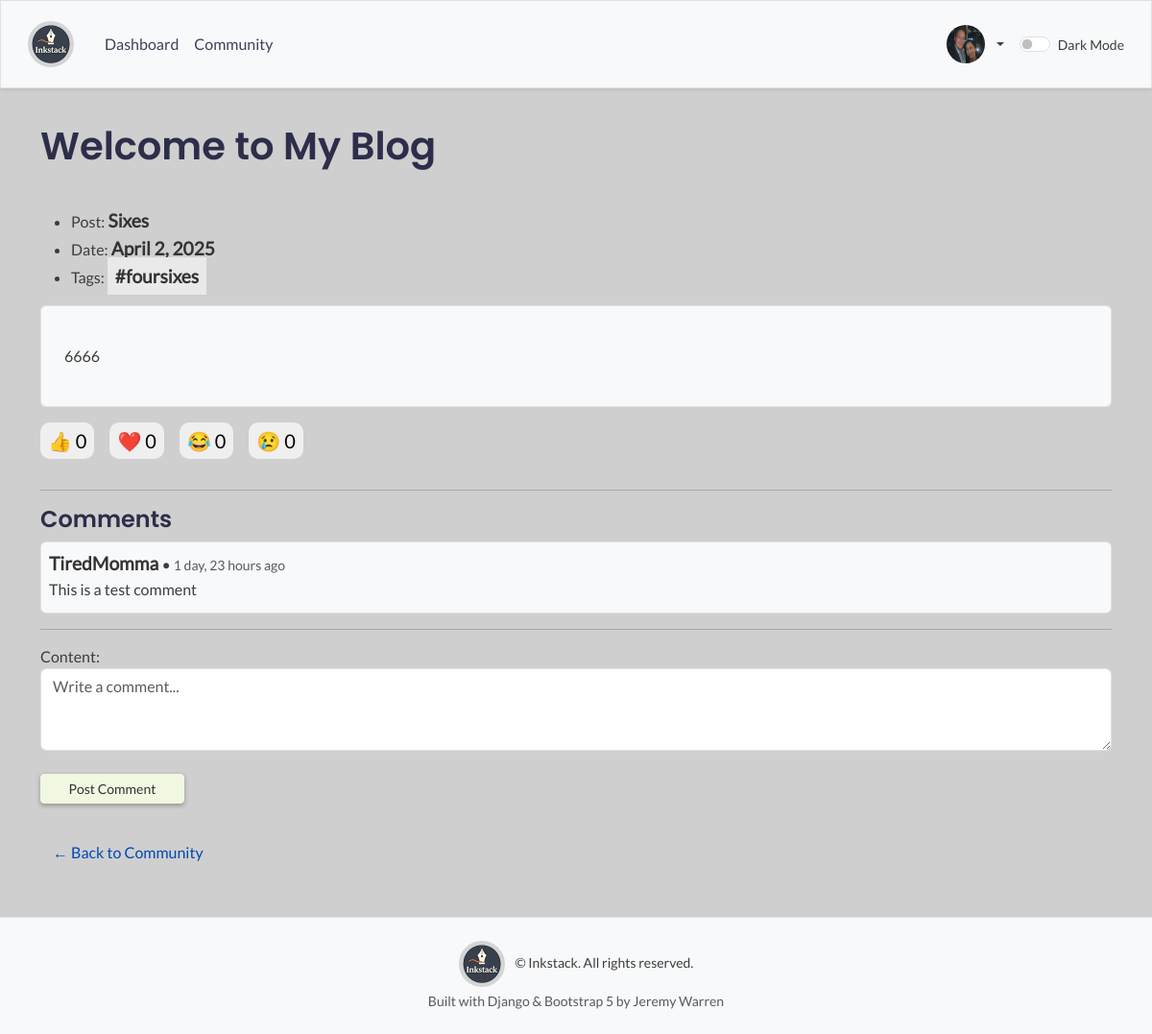
Screenshot of /post/12/ (signed in) with the database file from the repository.
### accounts/models.py (models this page shows, shortened)
class Profile(models.Model):
    user = models.OneToOneField(User, on_delete=models.CASCADE)
    avatar = models.ImageField(upload_to="avatars/", default=default_avatar_path)
    bio = models.TextField(blank=True, null=True)
    def get_avatar_url(self):
        if self.avatar and hasattr(self.avatar, 'url'):
            return self.avatar.url
        return static("accounts/img/default-avatar.png")

### blogs/models.py (models this page shows, shortened)
class Post(models.Model):
    blog = models.ForeignKey(Blog, on_delete=models.CASCADE, related_name="posts")
    title = models.CharField(max_length=200)
    content = models.TextField(blank=True)
    is_public = models.BooleanField(default=True)
    created_at = models.DateTimeField(auto_now_add=True)
    updated_at = models.DateTimeField(auto_now=True)
    tags = TaggableManager()
    likes = models.PositiveIntegerField(default=0)
    loves = models.PositiveIntegerField(default=0)
    laughs = models.PositiveIntegerField(default=0)
    sads = models.PositiveIntegerField(default=0)

class Blog(models.Model):
    owner = models.ForeignKey(User, on_delete=models.CASCADE)
    title = models.CharField(max_length=200)
    description = models.TextField(blank=True)
    created_at = models.DateTimeField(auto_now_add=True)

class Comment(models.Model):
    post = models.ForeignKey("Post", on_delete=models.CASCADE, related_name="comments")
    user = models.ForeignKey(User, on_delete=models.CASCADE)
    content = models.TextField()
    created_at = models.DateTimeField(auto_now_add=True)
    class Meta:
        ordering = ["-created_at"]

### blogs/views.py (the view, shortened to what this page needs)
# urls.py: path("post/<int:post_id>/", views.post_detail, name="post_detail"),
@login_required
def post_detail(request, post_id):
    post = get_object_or_404(Post, id=post_id)
    comments = post.comments.all()
    form = CommentForm()
    return render(
        request,
        "blogs/post_detail.html",
        {
            "post": post,
            "comments": comments,
            "form": form,
        },
    )

### blogs/forms.py
class CommentForm(forms.ModelForm):
    class Meta:
        model = Comment
        fields = ["content"]
        widgets = {
            "content": forms.Textarea(
                attrs={
                    "class": "form-control",
                    "rows": 3,
                    "placeholder": "Write a comment...",
                }
            )
        }

### blogs/templates/blogs/post_detail.html (shortened to what this page needs)
{% extends 'blogs/base.html' %}
{% load humanize %}
{% block page_header %}
<h1>{{ post.blog.title }}</h1>
{% endblock page_header %}
{% block content %}
<ul>
  <li><span>Post: <strong>{{ post.title }}</strong></span></li>
  <li><span>Date: <strong>{{ post.created_at|date:"F j, Y" }}</strong></span></li>
  <li><span>Tags:
      {% for tag in post.tags.all %}
      <span class="bg-secondary"><strong class="tags">#{{ tag.name }}</strong></span>
      {% empty %}
      <span class="text-muted">No tags</span>
      {% endfor %}
    </span></li>
</ul>
<div class="border rounded p-4 bg-light">
  <p>{{ post.content|safe }}</p>
</div>
<div class="d-flex gap-3 mt-3 reaction-buttons" data-post-id="{{ post.id }}">
  <button class="btn-emoji" data-post-id="{{ post.id }}" data-reaction="like">👍
    <span>{{ post.likes }}</span></button>
  <button class="btn-emoji" data-post-id="{{ post.id }}" data-reaction="love">❤️
    <span>{{ post.loves }}</span></button>
  <button class="btn-emoji" data-post-id="{{ post.id }}" data-reaction="laugh">😂
    <span>{{ post.laughs }}</span></button>
  <button class="btn-emoji" data-post-id="{{ post.id }}" data-reaction="sad">😢
    <span>{{ post.sads }}</span></button>
</div>
<hr />
<h4>Comments</h4>
{% for comment in comments %}
<div id="comment-{{ comment.id }}" class="mb-3 p-2 border rounded bg-light position-relative">
  <strong>{{ comment.user.username }}</strong> •
  <span class="text-muted small">{{ comment.created_at|naturaltime }}</span>
  <p class="mb-1">{{ comment.content }}</p>
</div>
{% empty %}
<p>No comments yet. Be the first!</p>
{% endfor %}
<hr />
{% if user.is_authenticated %}
<form method="post">
  {{ form.as_p }}
  <button type="submit" class="btn btn-primary btn-sm mt-2">Post Comment</button>
</form>
{% else %}
<p><a href="{% url 'accounts:login' %}">Log in</a> to post a comment.</p>
{% endif %}
<div class="post-back-btn">
  <a href="{% url 'blogs:community' %}" class="btn btn-link mb-3">&larr; Back to Community</a>
</div>
{% endblock content %}

### blogs/templates/blogs/base.html (shortened to what this page needs)
<!DOCTYPE html>
<html lang="en">
  <head>
    {% load static %}
    {% load django_bootstrap5 %}
    {% bootstrap_css %}
    <link rel="stylesheet" href="{% static 'blogs/css/custom.css' %}">
    <link rel="stylesheet" href="{% static 'blogs/css/aos.css' %}">
  </head>
  <body class="d-flex flex-column min-vh-100 pt-5">
    <nav class="navbar navbar-expand-md navbar-light bg-light border fixed-top shadow-sm">
      <div class="container-fluid">
        <a class="navbar-brand d-flex align-items-center" href="{% url 'blogs:index' %}">
          <img src="{% static 'blogs/img/inkstack-logo-light.png' %}" alt="Inkstack Logo" class="logo-img me-2">
        </a>
        <div class="collapse navbar-collapse" id="navbarCollapse">
          <ul class="navbar-nav me-auto mb-2 mb-md-0">
            <li class="nav-item">
              <a class="nav-link" href="{% url 'blogs:index' %}">Dashboard</a>
            </li>
            <li class="nav-item">
              <a class="nav-link" href="{% url 'blogs:community' %}">Community</a>
            </li>
          </ul>
          <ul class="navbar-nav ms-auto mb-2 mb-md-0">
            {% if user.is_authenticated %}
            <li class="nav-item dropdown">
              <a class="nav-link dropdown-toggle d-flex align-items-center" href="#" id="profileDropdown" role="button"
                data-bs-toggle="dropdown" aria-expanded="false">
                <img src="{{ user.profile.get_avatar_url }}" class="rounded-circle me-2" width="40" height="40"
                  alt="Avatar">
              </a>
            </li>
            {% endif %}
            <li class="nav-item d-flex align-items-center ms-2">
              <div class="form-check form-switch mb-0">
                <input class="form-check-input" type="checkbox" id="darkModeToggle">
                <label class="form-check-label small" for="darkModeToggle">Dark Mode</label>
              </div>
            </li>
          </ul>
        </div>
      </div>
    </nav>
    <main class="container flex-grow-1 pt-navbar">
      <div class="pb-2 mb-4">
        {% block page_header %}{% endblock page_header %}
      </div>
      {% block content %}{% endblock content %}
    </main>
    <footer class="bg-light border-top text-center py-4">
      <div class="container">
        <p class="mb-1"><img src="{% static 'blogs/img/inkstack-logo-light.png' %}" alt="Inkstack Logo"
            class="logo-img me-2"> © {{ now|date:"Y" }} Inkstack. All rights reserved.</p>
        <p class="small text-muted">Built with Django & Bootstrap 5 by Jeremy Warren</p>
      </div>
    </footer>
  </body>
</html>

### blogs/static/blogs/css/custom.css (style rules this page uses)
* { box-sizing: border-box; }
body { background-color: #cfcfcf; color: #3d3d3d; font-family: "Lato", sans-serif; transition: background-color 0.3s ease, color 0.3s ease; }
h1, h2, h3, h4, h5, h6, .navbar-brand { font-family: "Poppins", sans-serif; color: #2c2e4a; }
.navbar, footer { background-color: #f9f3d9; }
.navbar { padding: 1rem; box-shadow: 0 13px -19px rgba(0, 0, 0, 0.3); }
.navbar .nav-link { color: #3d405b; }
footer p { margin: 0; font-size: 0.875rem; }
main { margin-bottom: 2rem; margin-top: 80px; }
.logo-img { border-radius: 50%; height: 48px; width: auto; }
.btn-primary, .btn-info, .btn-danger, .btn-success, .btn-secondary { box-shadow: 0 2px 5px rgba(0, 0, 0, 0.3); }
.btn:not(.btn-link) { height: auto; max-width: 150px; width: 100%; }
.btn-primary { background-color: #f0f8e1; border-color: #f0f8e1; color: #333; }
.btn-link { color: #0047b3; text-decoration: none; }
.tags { background-color: #e9e9e9; color: #333; padding: 0.5rem; font-weight: 700; }
a { color: #333; text-decoration: none; }
strong { font-weight: 900; color: #333; font-size: 1.2rem; }
.text-muted { color: #888; }
.post-back-btn { margin-top: 2rem; }
.btn-emoji { border: none; border-radius: 10px; font-size: 1.25rem; padding: 0.25rem 0.5rem; transition: transform 0.1s ease; margin-bottom: 1rem; }

### rows the page displays
Post: blog "Welcome to My Blog", title "Sixes", created_at "April 2, 2025", content "6666", likes "0", loves "0", laughs "0", sads "0"
Tag: name "foursixes"
Comment: user.username "TiredMomma", created_at "1 day, 23 hours ago", content "This is a test comment"
